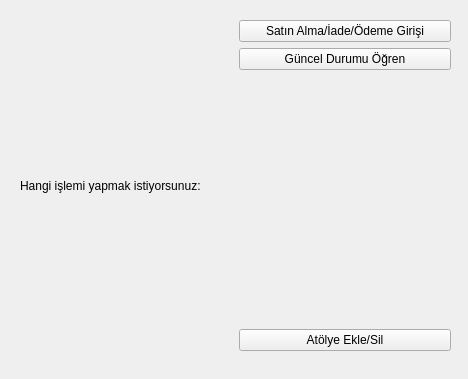
<?xml version="1.0" encoding="UTF-8"?>
<ui version="4.0">
 <class>Form</class>
 <widget class="QWidget" name="Form">
  <property name="geometry">
   <rect>
    <x>0</x>
    <y>0</y>
    <width>468</width>
    <height>379</height>
   </rect>
  </property>
  <property name="windowTitle">
   <string>Atölye İşlemleri</string>
  </property>
  <widget class="QWidget" name="layoutWidget">
   <property name="geometry">
    <rect>
     <x>20</x>
     <y>20</y>
     <width>431</width>
     <height>331</height>
    </rect>
   </property>
   <layout class="QHBoxLayout" name="horizontalLayout">
    <item>
     <widget class="QLabel" name="label">
      <property name="text">
       <string>Hangi işlemi yapmak istiyorsunuz:</string>
      </property>
     </widget>
    </item>
    <item>
     <layout class="QVBoxLayout" name="verticalLayout">
      <item>
       <widget class="QPushButton" name="btnSatinAl">
        <property name="text">
         <string>Satın Alma/İade/Ödeme Girişi</string>
        </property>
       </widget>
      </item>
      <item>
       <widget class="QPushButton" name="btnGuncelDurum">
        <property name="text">
         <string>Güncel Durumu Öğren</string>
        </property>
       </widget>
      </item>
      <item>
       <spacer name="verticalSpacer">
        <property name="orientation">
         <enum>Qt::Vertical</enum>
        </property>
        <property name="sizeHint" stdset="0">
         <size>
          <width>20</width>
          <height>40</height>
         </size>
        </property>
       </spacer>
      </item>
      <item>
       <widget class="QPushButton" name="btnEkleSil">
        <property name="text">
         <string>Atölye Ekle/Sil</string>
        </property>
       </widget>
      </item>
     </layout>
    </item>
   </layout>
  </widget>
 </widget>
 <resources/>
 <connections/>
</ui>
